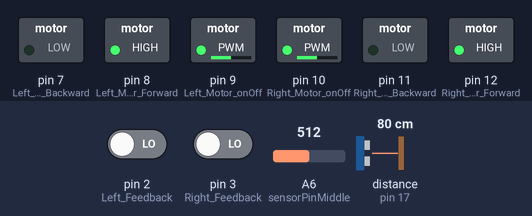
This sketch was run on a simulated Arduino Nano, built with avr-gcc and run on an emulated ATmega328P. On the bench: switched loads named in the sketch (green lamp = pin HIGH). The test bench sets the inputs (shaded band); at power-on: pin 2 (Left_Feedback) LOW, pin 3 (Right_Feedback) LOW, A6 (sensorPinMiddle) = 512, distance to the obstacle (sensor on pin 17) 80 cm. The echo pulse lasts 58.3 µs per cm; what the sketch prints to the serial monitor is not drawn.

Above: at 0.1 s.
At 6.3 s:
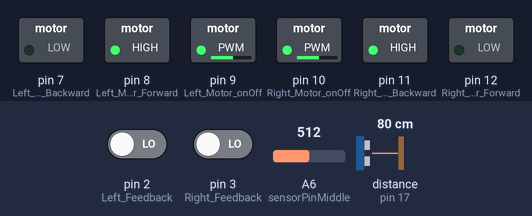
At 20.1 s:
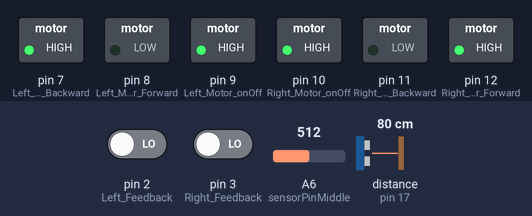
At 25.6 s:
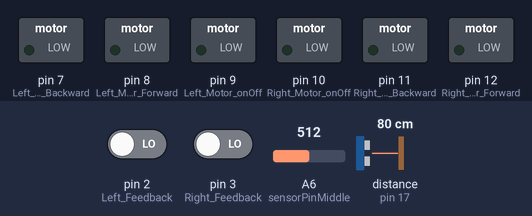
At 31.0 s:
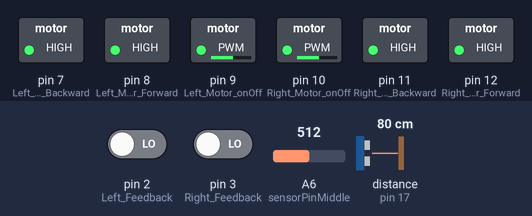
At 37.4 s:
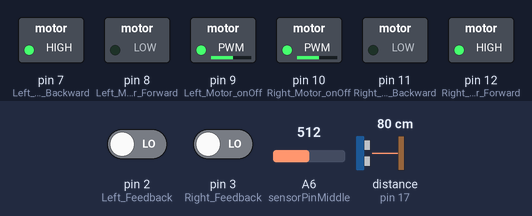
Timing chart, 0 to 38.9 s (numbered marks = the images above):
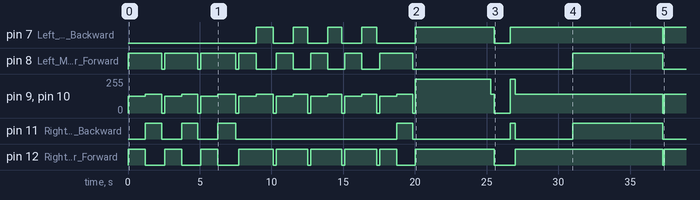

The sketch:

Demo.ino
```cpp
// LEFT MOTOR PINS
int Left_Motor_onOff = 9;
int Left_Motor_Forward = 8;
int Left_Motor_Backward = 7;

// RIGHT MOTOR PINS
int Right_Motor_onOff = 10;
int Right_Motor_Forward = 12;
int Right_Motor_Backward = 11;

//set pins
const int Left_Feedback = 2;
const int Right_Feedback = 3;

volatile int leftcounter = 0;

volatile int rightcounter = 0;

// Motor Speed
int Left_Motor_Speed = 127;   //200
int Right_Motor_Speed = 127;   //200

#include <NewPing.h>

#define TRIGGER_PIN  13  // Arduino pin tied to trigger pin on the ultrasonic sensor.
#define ECHO_PIN     17  // Arduino pin tied to echo pin on the ultrasonic sensor.
#define MAX_DISTANCE 200 // Maximum distance we want to ping for (in centimeters). Maximum sensor distance is rated at 400-500cm.

NewPing sonar(TRIGGER_PIN, ECHO_PIN, MAX_DISTANCE); // NewPing setup of pins and maximum distance.

//varibles
int sensory_turns_high = 400;
int highest_turn = 0;
int turn = 0;
int go = 0;
int fall = 0;
int first_step = 0;

//sensor pin numbers
int sensorPinLeft = A7;    // select the input pin for the potentiometer
int sensorPinMiddle = A6;
int sensorPinRight = A2;

void RightMotorISR(){
  rightcounter++;
}


void LeftMotorISR(){
  leftcounter++;
}


void setup() {

  Serial.begin(115200);

  attachInterrupt(digitalPinToInterrupt(Left_Feedback),LeftMotorISR,RISING);
  attachInterrupt(digitalPinToInterrupt(Right_Feedback),RightMotorISR,RISING);

  //turning the motor on
  pinMode(Left_Motor_onOff, OUTPUT);
  pinMode(Left_Motor_Forward, OUTPUT);
  pinMode(Left_Motor_Backward, OUTPUT);

  pinMode(Right_Motor_onOff, OUTPUT);
  pinMode(Right_Motor_Forward, OUTPUT);
  pinMode(Right_Motor_Backward, OUTPUT);

  //sending a ping out that the rover use to scan how far an object is away
  Serial.print(sonar.ping_cm());

  //turn the light sensors on
  pinMode(sensorPinLeft, INPUT);
  pinMode(sensorPinMiddle, INPUT);
  pinMode(sensorPinRight, INPUT);

}

void loop(){

  //first makes a firgue of eight
  if(first_step == 0){
    square_right();
    square_left();
    turn_left_max();
    delay(5200);
    first_step = 1;
  }

  //next does a scan to find the position of the strongest light in it's surroundings
  if(go == 0 and first_step == 1){
    light_find();
  }

  //it will then positon it self facing the strongest light
  if (turn >= 20 and go == 0){
    roverStop();
    delay(1000);
    light_go();
    go = 1;
  }

  //will start to move towards it and will correct it self to have the best precison
  if(go == 1){
    light_move();
  }

  //the rover will finally make it way up a ramp, it will start sending signals to the floor and eventually come towards an edge, stop before falling and move back
  delay(50);                     // Wait 50ms between pings (about 20 pings/sec). 29ms should be the shortest delay between pings.
  Serial.print("Ping: ");
  Serial.print(sonar.ping_cm()); // Send ping, get distance in cm and print result (0 = outside set distance range)
  Serial.println("cm");

  int down_distance = sonar.ping_cm();

  if (down_distance >= 14 and fall == 0){
    Serial.print("greater than 12");
    fall = 1;
    roverStop();
    delay(1000);
    backward();
    delay(350);
    roverStop();
  }

  //the rover will do a 360 left then another going right
  if (fall == 1){
    turn_left();
    delay(4000);
    turn_right();
    delay(6000);
    //forward();
  }

}
```

Functions.ino
```cpp
//makes a square where when it gets to the corners it turns right
void square_right(){


    forward();
    delay(1200);
    roverStop();
    turn_right();
    delay(1150);
    roverStop();
    delay(200);


    forward();
    delay(1200);
    roverStop();
    turn_right();
    delay(1110);
    roverStop();
    delay(200);


    forward();
    delay(1200);
    roverStop();
    turn_right();
    delay(1260);
    roverStop();
    delay(200);


    forward();
    delay(1200);
    roverStop();
    turn_left();
    delay(1200);
    roverStop();
    delay(200);

}
//makes a square where when it gets to the corners it turns left
void square_left(){


    forward();
    delay(1200);
    roverStop();
    turn_left();
    delay(1000);
    roverStop();
    delay(200);


    forward();
    delay(1200);
    roverStop();
    turn_left();
    delay(970);
    roverStop();
    delay(200);


    forward();
    delay(1200);
    roverStop();
    turn_left();
    delay(1040);
    roverStop();
    delay(200);


    forward();
    delay(1200);
    roverStop();
    turn_right();
    delay(1100);
    roverStop();
    delay(200);

}

//turn right
void turn_right(){

  analogWrite(Left_Motor_onOff, 140);
  analogWrite(Right_Motor_onOff, 140);

  digitalWrite(Left_Motor_Forward, HIGH);
  digitalWrite(Right_Motor_Backward, HIGH);
}

//turn left
void turn_left(){

  analogWrite(Right_Motor_onOff, 140);
  analogWrite(Left_Motor_onOff, 140);

  digitalWrite(Right_Motor_Forward, HIGH);
  digitalWrite(Left_Motor_Backward, HIGH);
}

//moves forward at a constant speed
void forward() {
  analogWrite(Left_Motor_onOff, Left_Motor_Speed);
  analogWrite(Right_Motor_onOff, Right_Motor_Speed);

  digitalWrite(Left_Motor_Forward, HIGH);
  digitalWrite(Right_Motor_Forward, HIGH);
}
//moves backwards at a constant speed
void backward(){
  digitalWrite(Left_Motor_onOff, HIGH);
  digitalWrite(Right_Motor_onOff, HIGH);

  digitalWrite(Left_Motor_Backward, HIGH);
  digitalWrite(Right_Motor_Backward, HIGH);
}

//stop rover
void roverStop() {
  digitalWrite(Left_Motor_onOff, LOW);
  digitalWrite(Right_Motor_onOff, LOW);

  digitalWrite(Left_Motor_Forward, LOW);
  digitalWrite(Right_Motor_Forward, LOW);

  digitalWrite(Left_Motor_Backward, LOW);
  digitalWrite(Right_Motor_Backward, LOW);
}

//turns the rover to the spot that had the strongest light source
void light_go(){
  for(int i = 0; i <= highest_turn; i++){
    turn_left();
    delay(260);
    roverStop();
    delay(100);
  }
}

//this code will make the rover correct it self and move it to the light
void light_move(){
  int sensorValueLeft = analogRead(sensorPinLeft);
  int sensorValueRight = analogRead(sensorPinRight);
  forward();
  if(sensorValueLeft < sensorValueRight){
    Left_Motor_Speed = 50;
    Right_Motor_Speed = 200;
  }

  else if(sensorValueLeft > sensorValueRight){
    Right_Motor_Speed = 50;
    Left_Motor_Speed = 200;
  }
  else{
    Right_Motor_Speed = 200;   //127
    Left_Motor_Speed = 200;   //127
  }
}

//makes the rover do a turn, scan to find the strongest light and repeat until it does a 360
void light_find(){
  // read the value from the sensor:
  int sensorValueMiddle = analogRead(sensorPinMiddle);
  if(sensorValueMiddle < sensory_turns_high){;
    sensory_turns_high = sensorValueMiddle;
    highest_turn = turn;
  }
  delay(40);
  Serial.print(sensorValueMiddle);
  Serial.println(" sensorValueMiddle");
  turn_left();
  turn ++;
  delay(260);
  roverStop();
  delay(40);
}

void turn_left_max(){

  analogWrite(Right_Motor_onOff, 255);
  analogWrite(Left_Motor_onOff, 255);

  digitalWrite(Right_Motor_Forward, HIGH);
  digitalWrite(Left_Motor_Backward, HIGH);
}
```

Measured:
- by itself, pin 7 (Left_Motor_Backward): LOW → HIGH at 8.9 s, → LOW 1.2 s later, → HIGH 1.4 s later, → LOW 1.0 s later, … (13 changes in this stretch)
- by itself, pin 8 (Left_Motor_Forward): LOW → HIGH at 0.01 s, → LOW 2.4 s later, → HIGH 0.20 s later, → LOW 2.3 s later, … (18 changes in this stretch)
- by itself, pin 11 (Right_Motor_Backward): LOW → HIGH at 1.2 s, → LOW 1.2 s later, → HIGH 1.4 s later, → LOW 1.1 s later, … (12 changes in this stretch)
